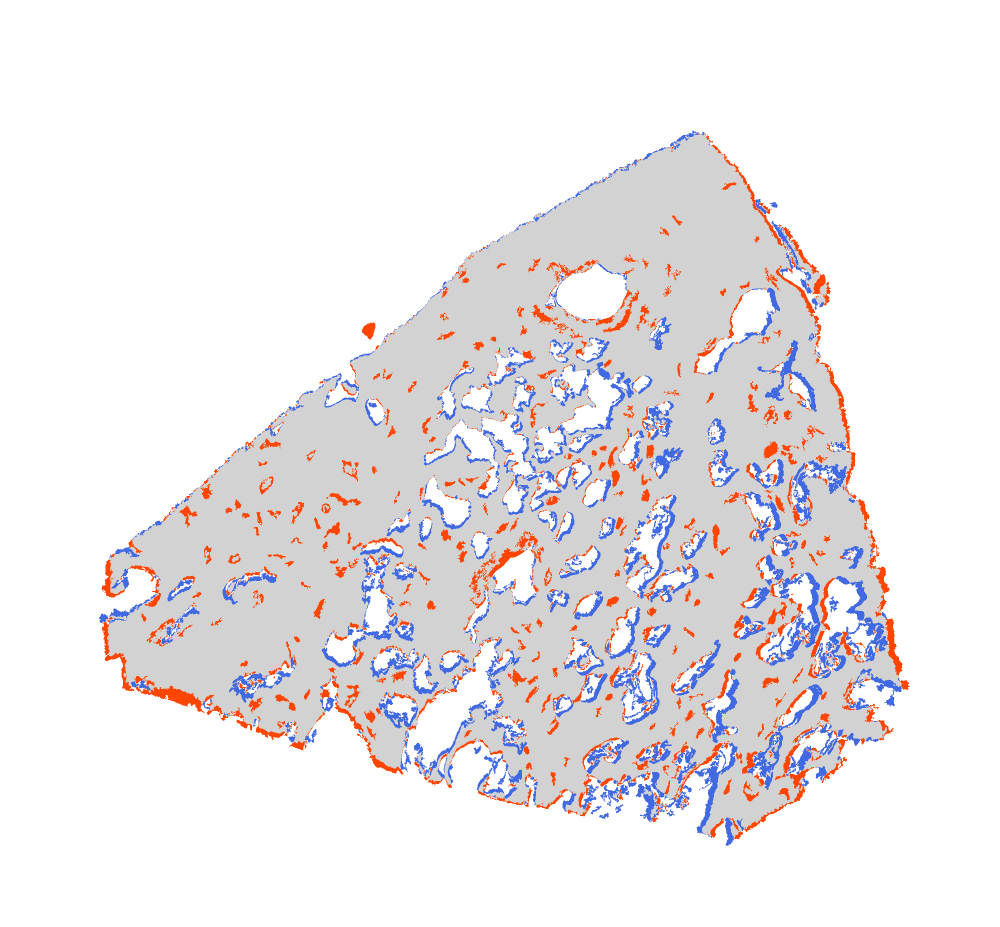
#> input picture img/align/FFPE_LUAD_3_B_rotate_wh.png, 2000 x 1854 px, given in place of tissue_hires_image.png, which was not available (shown at 1/2 size)
$ python Parse_Visium_HE.py ../img/align ../img/align/FFPE_LUAD_3_B_rotate_wh.png ../img/align/FFPE_LUAD_3_B_shift_wh.png ../img/align/FFPE_LUAD_3_B_shift_wh.png
#> lines starting #> are read from the running program, lines starting #| are printed output that depends on the picture; pictures that were not available may be replaced by others from this repository, and a replacement may not be noted
### src/util/image.py
#!/usr/bin/env python3

import numpy as np
import cv2
import math


purple = [153,89,119]
pink = [132,70,202]
lightred = [132,70,202]
orangered = [0, 69, 255]
white = [255,255,255]
black = [0,0,0]
blue = [255,0,0]
green = [0,255,0]
magenta = [255,0,255]
darkmagenta = [128,0,128]
lightblue =  [202,70,70]
darkgreen = [0,160, 0]
royalblue = [225, 105, 65]
lightgray = [210,210,210]

alpha = 255

binary_th = 10

def bg_transp(img):

    ss_num = len(img.shape)
    if ss_num == 2: # grayscale
        img_bgra = cv2.cvtColor(img, cv2.COLOR_GRAY2BGRA)
        img_bgr = cv2.cvtColor(img, cv2.COLOR_GRAY2BGR)
    elif ss_num == 3: # BGR or BGRA

        h, w, c = img.shape

        if c == 3:
            img_bgra = cv2.cvtColor(img, cv2.COLOR_BGR2BGRA)
            img_bgr = img
        elif c == 4:
            img_bgra = img
            img_bgr = cv2.cvtColor(img, cv2.COLOR_BGRA2BGR)

    else:
        print(ss_num, "BG_TRANSP OTHERWISE")
        sys.exit()

    img_bgra[:, :, 3] = np.where(np.all(img_bgr == 255, axis=-1), 0, 255)

    return img_bgra

# [136 lines left out: functions COUNT, ZOOM, SHIFT, CENTERING, ROTATE, rotate_img, not called in this run]

### src/util/html.py
#!/usr/bin/env python3

def print_html_header(fp_html):
    print("<!DOCTYPE html>", file=fp_html)
    print("<html>", file=fp_html)
    print("<head>", file=fp_html)
    print("<style>", file=fp_html)
    print("body {", file=fp_html)
    print("  font-family: \"Helvetica Neue\", \"Helvetica\", \"Arial\" ", file=fp_html)
    print("}", file=fp_html)
    print("</style>", file=fp_html)
    print("</head>", file=fp_html)
    print("<body>", file=fp_html)

# [4 lines left out: function print_html_footer, not called in this run]


### src/Parse_Visium_HE.py
#!/usr/bin/env python3

import sys
import re
import pathlib
import shutil
import numpy as np
import cv2

import matplotlib.pyplot as plt

from util.image import *
from util.html import *

def main():

    # commad line arguments
    if len(sys.argv) < 4:
        print("ERROR: Command line arguments")
        sys.exit()

    # directory of SpaceRanger output
    dirname_spaceranger = sys.argv[1]

    # path to the full-resolution image
    filename_tif_ful_00 = sys.argv[2]

    # sample name
    sid = sys.argv[3]

    # path to the HE-stained image ("hires")
    filename_png_00 = dirname_spaceranger + "/" + "spatial/tissue_hires_image.png"

    # rotate and flip
    degree = ""
    if len(sys.argv) > 4:
        degree = sys.argv[3]

    flip = ""
    if len(sys.argv) > 4:
        flip = sys.argv[4]

    DEGREE = ""
    if degree == "ROTATE_90_CLOCKWISE":
        DEGREE = cv2.ROTATE_90_CLOCKWISE
    elif degree == "ROTATE_90_COUNTERCLOCKWISE":
        DEGREE = cv2.ROTATE_90_COUNTERCLOCKWISE

    FLIP = ""
    if flip == "FLIP_LR": # horizontal
        FLIP = +1
    elif flip == "FLIP_UD": # vertical
        FLIP = 0
    elif flip == "FLIP_UD_LR":# both
        FLIP = -1

    # directories
    SPACEDIR = dirname_spaceranger
    WORKDIR = "."
    RESULTDIR = WORKDIR + "/" + sid
    pp = pathlib.Path(RESULTDIR)
    if not pp.exists():
        pp.mkdir(exist_ok=True, parents=True)
    PREFIX = sid + "-" + "Visium"
    MASKDIR = RESULTDIR + "/" + PREFIX + "-MASK"
    MASKDIR_DAT = MASKDIR + "/" + "dat"
    pp = pathlib.Path(MASKDIR_DAT)
    if not pp.exists():
        pp.mkdir(exist_ok=True, parents=True)

    # load image
    img_00 = cv2.imread(filename_png_00)
#> img_00 is the input picture: shape (1854, 2000, 3); mean B, G, R 235.1, 232.9, 236.7
    pp = pathlib.Path(filename_png_00)
    pp_name = pp.name
    pp_stem = pp.stem

    img_ful_00 = cv2.imread(filename_tif_ful_00)

    # html file
    filename_html = MASKDIR + "/" + PREFIX + ".html"
    fp_html = open(filename_html, "wt")

    ww = "200px"
    print_html_header(fp_html)

    print("<h1>", file=fp_html)
    print("Visium SpaceRanger spatial" + " &mdash; " + sid, file=fp_html)
    print("</h1>", file=fp_html)

    #####

    # Copy the scalefactors(JSON) and position_list(CSV) files

    filename_sf = SPACEDIR + "/" + "spatial/scalefactors_json.json"
    filename_sf_prep = MASKDIR_DAT + "/" + "scalefactors_json.json"
    shutil.copy2(filename_sf, filename_sf_prep)
    print("COPY", filename_sf_prep)

    # # Space Ranger 1.3.0
    filename_pl = SPACEDIR + "/" + "spatial/tissue_positions_list.csv"
    filename_pl_prep = MASKDIR_DAT + "/" + "tissue_positions_list.csv"
    # Space Ranger 2.0.0
    #filename_pl = SPACEDIR + "/" + "spatial/tissue_positions.csv"
    #filename_pl_prep = MASKDIR_DAT + "/" + "tissue_positions.csv"
    shutil.copy2(filename_pl, filename_pl_prep)
    print("COPY", filename_pl_prep)

    filename_ft = SPACEDIR + "/" + "filtered_feature_bc_matrix/features.tsv"
    filename_ft_prep = MASKDIR_DAT + "/" + "features.tsv"
    shutil.copy2(filename_ft, filename_ft_prep)
    print("COPY", filename_ft_prep)

    # Copy the original
    filename_png_dup = MASKDIR_DAT + "/" + PREFIX + "_00" + ".png"
    shutil.copy2(filename_png_00, filename_png_dup)
    print("COPY", filename_png_dup)

    filename_tif_ful_dup = MASKDIR_DAT + "/" + PREFIX + "_ful_00" + ".tif"
    shutil.copy2(filename_tif_ful_00, filename_tif_ful_dup)
    print("COPY", filename_tif_ful_dup)

    print("<h2>", file=fp_html)
    print("Hires original", file=fp_html)
    print("</h2>", file=fp_html)

    filename_png_dup = MASKDIR_DAT + "/" + PREFIX + "_00" + ".png"
    filename_png_dup_rel = "dat" + "/" + PREFIX + "_00" + ".png"
    print("<img src=" + "\"" + filename_png_dup_rel + "\"" + " width=\"" + ww + "\"" + " border=\"1\"" + ">", file=fp_html)

    print("<h2>", file=fp_html)
    print("Visium masks", file=fp_html)
    print("</h2>", file=fp_html)

    img = img_00
    img_ful = img_ful_00
    if not DEGREE == "":
        img = cv2.rotate(img_00, DEGREE)
        img_ful = cv2.rotate(img_ful_00, DEGREE)

    if not FLIP == "":
        img = cv2.flip(img, FLIP)
        img_ful = cv2.flip(img_ful, FLIP)

    filename_png = MASKDIR_DAT + "/" + PREFIX + ".png"
    cv2.imwrite(filename_png, img)

    filename_png_ful = MASKDIR_DAT + "/" + PREFIX + "_ful.png"
    cv2.imwrite(filename_png_ful, img_ful)


    print("<h3>", file=fp_html)
    print("Rotating/Flipping [OPTIONAL]", file=fp_html)
    print("</h3>", file=fp_html)

    filename_png = MASKDIR_DAT + "/" + PREFIX + ".png"
    filename_png_rel = "dat" + "/" + PREFIX + ".png"
    print("<img src=" + "\"" + filename_png_rel + "\"" + " width=\"" + ww + "\"" + " border=\"1\"" + ">", file=fp_html)

    # Trimming of the edges
    img_tr = img.copy()
    trim_dd = 20
    if sid == "FFPE_LUAD_2_C":
        img_tr[:, -100:] = (220, 220, 220)
    img_tr[:trim_dd, :] = (255, 255, 255)
    img_tr[-trim_dd:, :] = (255, 255, 255)
    img_tr[:, :trim_dd] = (255, 255, 255)
    img_tr[:, -trim_dd:] = (255, 255, 255)
    filename_tr = MASKDIR_DAT + "/" + PREFIX + "_tr.png"
    cv2.imwrite(filename_tr, img_tr)
    print("TRIMMING", filename_tr)

    # grayscale
    img_gray = cv2.cvtColor(img_tr, cv2.COLOR_BGR2GRAY) # BGR -> GRAYSCALE
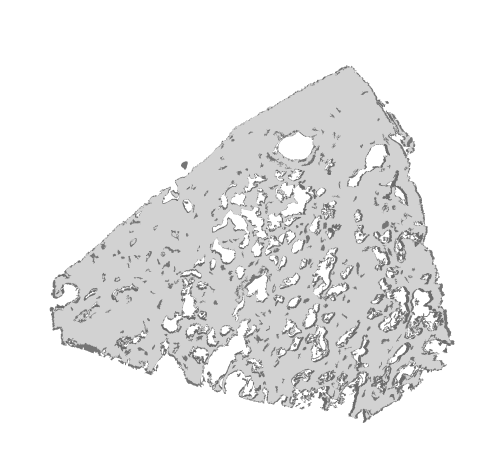
#> img_gray: shape (1854, 2000) (shown at 1/4 size); min 107, max 255, mean 234.3
    filename_gray = MASKDIR_DAT + "/" + PREFIX + "_tr_gray.png"
    cv2.imwrite(filename_gray, img_gray)
    print("GRAYSCALE", filename_gray)

    print("<h3>", file=fp_html)
    print("Trimming", file=fp_html)
    print("</h3>", file=fp_html)

    filename_tr = MASKDIR_DAT + "/" + PREFIX + "_tr.png"
    filename_tr_rel = "dat" + "/" + PREFIX + "_tr.png"
    print("<img src=" + "\"" + filename_tr_rel + "\"" + " width=\"" + ww + "\"" + " border=\"1\"" + ">", file=fp_html)

    filename_gray = MASKDIR_DAT + "/" + PREFIX + "_tr_gray.png"
    filename_gray_rel = "dat" + "/" + PREFIX + "_tr_gray.png"
    print("<img src=" + "\"" + filename_gray_rel + "\"" + " width=\"" + ww + "\"" + " border=\"1\"" + ">", file=fp_html)


    # Circle detection

    if sid == "FFPE_LUAD_2_C":
        circles = cv2.HoughCircles(img_gray, cv2.HOUGH_GRADIENT, dp=1, minDist=10, param1=25, param2=15, minRadius=6, maxRadius=10)
    elif sid == "FFPE_LUAD_4_C":
        circles = cv2.HoughCircles(img_gray, cv2.HOUGH_GRADIENT, dp=1, minDist=10, param1=25, param2=15, minRadius=8, maxRadius=10)
    else: # "FFPE_LUAD_3_B"
        circles = cv2.HoughCircles(img_gray, cv2.HOUGH_GRADIENT, dp=1, minDist=10, param1=25, param2=15, minRadius=10, maxRadius=10)
#> circles = None

    img_gray_with_circle = img_gray.copy()
    img_gray_with_circle_bgr = cv2.cvtColor(img_gray_with_circle, cv2.COLOR_GRAY2BGR)
    img_gray_without_circle = img_gray.copy()
    img_gray_without_circle_bgr = cv2.cvtColor(img_gray_with_circle, cv2.COLOR_GRAY2BGR)

    DICY = {}
    DICX = {}

    bb_x0 = 0
    bb_x1 = 0
    bb_y0 = 0
    bb_y1 = 0

    y_num,x_num = img_gray.shape

    bin_size = 30
    y_num_bin0 = int(0.25*y_num/bin_size) # upperboud top
    x_num_bin0 = int(0.25*x_num/bin_size) # upperbound left
    y_num_bin1 = int(0.75*y_num/bin_size) # lowerboud bot
    x_num_bin1 = int(0.75*x_num/bin_size) # lowerbound right
    bin_num_x = int(x_num/bin_size) # bin width
    bin_num_y = int(y_num/bin_size) # bin width

    # grid lines
    color_grid = 128
    for n in range(1, bin_num_x):
        xx = bin_size * n
        cv2.line(img_gray_with_circle_bgr, (xx, trim_dd), (xx, y_num-trim_dd), (color_grid, color_grid, color_grid), thickness=1)
#> img_gray_with_circle_bgr: shape (1854, 2000, 3); min 107, max 255, mean 230.9
    for n in range(1, bin_num_y):
        yy = bin_size * n
        cv2.line(img_gray_with_circle_bgr, (trim_dd, yy), (x_num-trim_dd, yy), (color_grid, color_grid, color_grid), thickness=1)
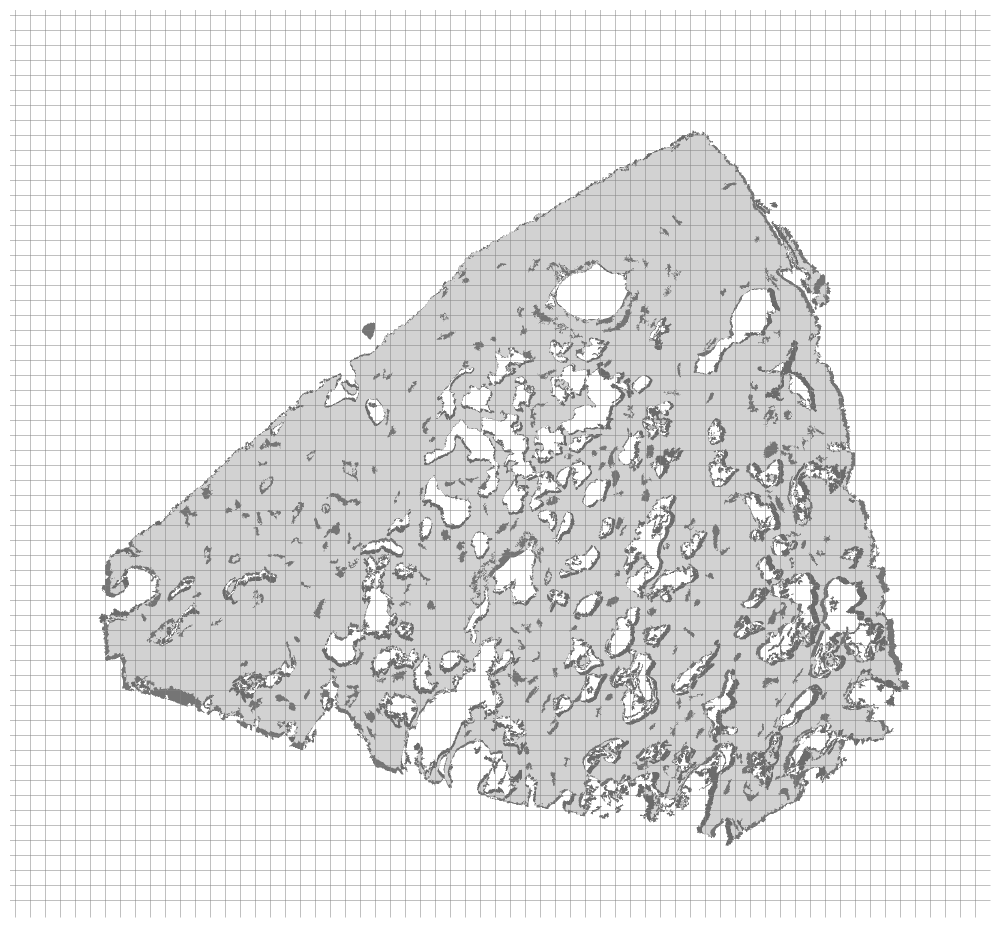
#> img_gray_with_circle_bgr: shape (1854, 2000, 3) (shown at 1/2 size); min 107, max 255, mean 227.7

    num_th_x0 = 10
    num_th_x1 = 10
    num_th_y0 = 10
    num_th_y1 = 10

    if sid == "FFPE_LUAD_2_C":
        num_th_x0 = 12
        num_th_x1 = 12

    num_th = 10
    if circles is not None:
        for cx, cy, r, in circles.squeeze(axis=0).astype(int):
            cx_bin = int(cx/bin_size)
            cy_bin = int(cy/bin_size)
            if not cx_bin in DICX:
                DICX[cx_bin] = 0
            if not cy_bin in DICY:
                DICY[cy_bin] = 0
            DICX[cx_bin] += 1
            DICY[cy_bin] += 1
        # bb_x0
        for x,v in sorted(DICX.items()):
            if x < x_num_bin0:
                if v > num_th_x0:
                    bb_x0 = x
        # bb_x1
        for x,v in sorted(DICX.items(), reverse=True):
            if x > x_num_bin1:
                if v > num_th_x1:
                    bb_x1 = x
        # bb_y0
        for y,v in sorted(DICY.items()):
            if y < y_num_bin0:
                if v > num_th_y0:
                    bb_y0 = y
        # bb_y1
        for y,v in sorted(DICY.items(), reverse=True):
            if y > y_num_bin1:
                if v > num_th_y1:
                    bb_y1 = y

    bb_x0 *= bin_size
    bb_x1 *= bin_size
    bb_y0 *= bin_size
    bb_y1 *= bin_size

    bb_x0 += bin_size
    bb_y0 += bin_size

    # lines in orange
    cv2.line(img_gray_with_circle_bgr, (bb_x0, trim_dd), (bb_x0, y_num-trim_dd), (0, 165, 255), thickness=2)
    cv2.line(img_gray_with_circle_bgr, (bb_x1, trim_dd), (bb_x1, y_num-trim_dd), (0, 165, 255), thickness=2)

    cv2.line(img_gray_with_circle_bgr, (trim_dd, bb_y0), (x_num-trim_dd, bb_y0), (0, 165, 255), thickness=2)
    cv2.line(img_gray_with_circle_bgr, (trim_dd, bb_y1), (x_num-trim_dd, bb_y1), (0, 165, 255), thickness=2)
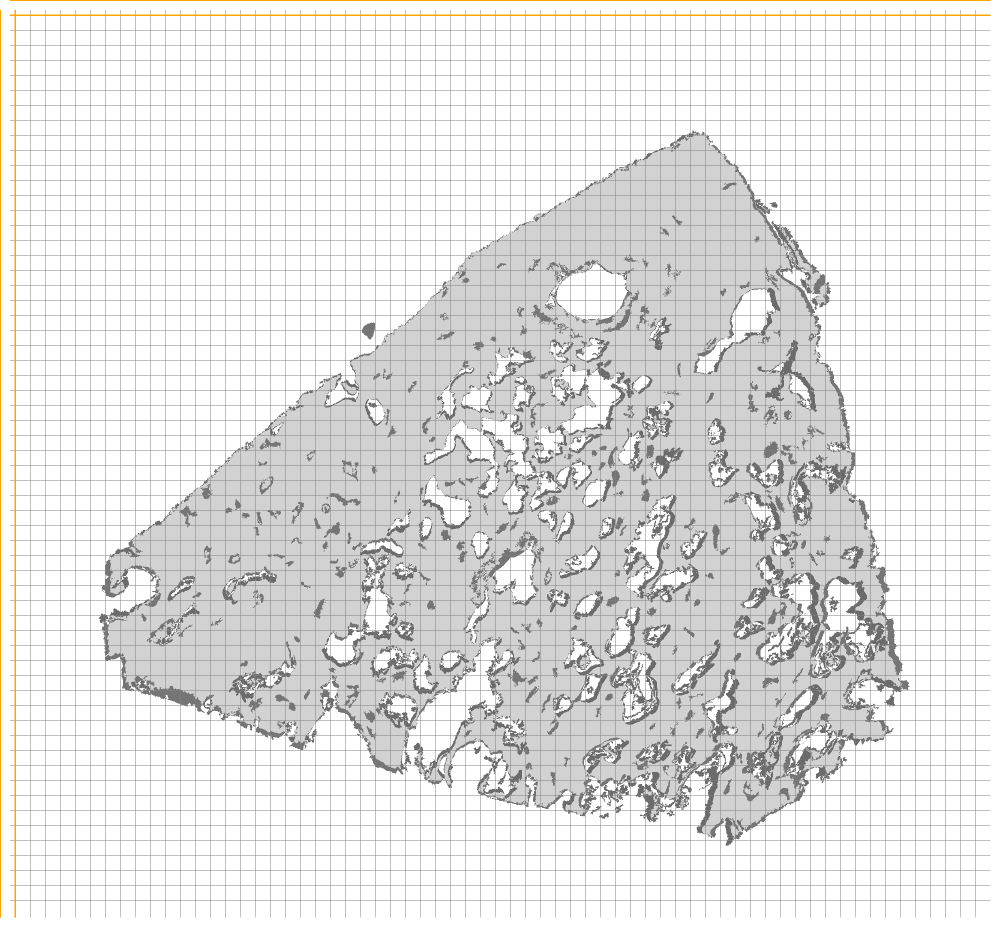
#> img_gray_with_circle_bgr: shape (1854, 2000, 3) (shown at 1/2 size); mean B, G, R 226.6, 227.4, 227.9

    r_white = 10

    binary_th = 160
    if sid == "FFPE_LUAD_2_C":
        binary_th = 80

    filename_fiducial_txt = MASKDIR_DAT + "/" + "fiducial_positions_list.txt"
    fp_fid = open(filename_fiducial_txt, "wt")

    if circles is not None:
        for cx, cy, r, in circles.squeeze(axis=0).astype(int):

            dr = 0

            cx_bin = int(cx/bin_size)
            cy_bin = int(cy/bin_size)

            cx_bin_freq = DICX[cx_bin]
            cy_bin_freq = DICY[cy_bin]

            flag = 1 # red
            if cx-r > bb_x0 and cx+dr < bb_x1 and cy-dr > bb_y0 and cy+dr < bb_y1: # center area
                flag = 0 # blue
            else:
                if cx < bb_x0: # left
                    if cy-dr < bb_y0 or cy+dr > bb_y1: # top and bot
                        if cx_bin_freq > num_th and cy_bin_freq > num_th:
                            flag = 2 # green
                        else:
                            flag = 4 # dark green
                    else:
                        if cx_bin_freq < num_th:
                            flag = 3 # magenta
                elif cx > bb_x1: # right
                    if cy-dr < bb_y0 or cy+dr > bb_y1: # top and bot
                        if cx_bin_freq > num_th and cy_bin_freq > num_th:
                            flag = 2 # green
                        else:
                            flag = 4 # dark green
                    elif cx_bin_freq < num_th:
                        flag = 3 # magenta

            if flag == 2: # green
                print("{:d}\t{:d}".format(cx, cy), file=fp_fid)
                cv2.circle(img_gray_with_circle_bgr, (cx, cy), r, (0, 255, 0), 2)
                cv2.circle(img_gray_without_circle_bgr, (cx, cy), r_white, (255, 255, 255), thickness=-1)
                cv2.circle(img_gray_without_circle, (cx, cy), r_white, 255, thickness=-1)
            elif flag == 1: # red
                print("{:d}\t{:d}".format(cx, cy), file=fp_fid)
                cv2.circle(img_gray_with_circle_bgr, (cx, cy), r, (0, 0, 255), 2)
                cv2.circle(img_gray_without_circle_bgr, (cx, cy), r_white, (255, 255, 255), thickness=-1)
                cv2.circle(img_gray_without_circle, (cx, cy), r_white, 255, thickness=-1)
            elif flag == 0: # blue
                cv2.circle(img_gray_with_circle_bgr, (cx, cy), r, (255, 0, 0), 2)
            elif flag == 3: # magenta
                cv2.circle(img_gray_with_circle_bgr, (cx, cy), r, (255, 0, 255), 2)
                cv2.circle(img_gray_without_circle_bgr, (cx, cy), r_white, (255, 255, 255), thickness=-1)
                cv2.circle(img_gray_without_circle, (cx, cy), r_white, 255, thickness=-1)
            elif flag == 4: # dark green
                cv2.circle(img_gray_with_circle_bgr, (cx, cy), r, (0, 127, 0), 2)
                cv2.circle(img_gray_without_circle_bgr, (cx, cy), r_white, (255, 255, 255), thickness=-1)
                cv2.circle(img_gray_without_circle, (cx, cy), r_white, 255, thickness=-1)

    fp_fid.close()

    filename_gray_with_circle_bgr = MASKDIR_DAT + "/" + PREFIX + "_tr_gray_with_circle_bgr.png"
    cv2.imwrite(filename_gray_with_circle_bgr, img_gray_with_circle_bgr)

    filename_gray_without_circle_bgr = MASKDIR_DAT + "/" + PREFIX + "_tr_gray_without_circle_bgr.png"
    cv2.imwrite(filename_gray_without_circle_bgr, img_gray_without_circle_bgr)

    filename_gray_without_circle = MASKDIR_DAT + "/" + PREFIX + "_tr_gray_without_circle.png"
    cv2.imwrite(filename_gray_without_circle, img_gray_without_circle)

    # -> white background
    index = np.all(img_gray_without_circle_bgr[:,:,:] >= 255-binary_th, axis=-1) # <= binary_th
#> index: shape (1854, 2000) bool; every value is 1
    img_gray_without_circle_bgr_wb = img_gray_without_circle_bgr
    img_gray_without_circle_bgr_wb[index] = [255,255,255]
#> img_gray_without_circle_bgr_wb: shape (1854, 2000, 3); every value is 255
#> (the rest of the program and of its run is left out)
